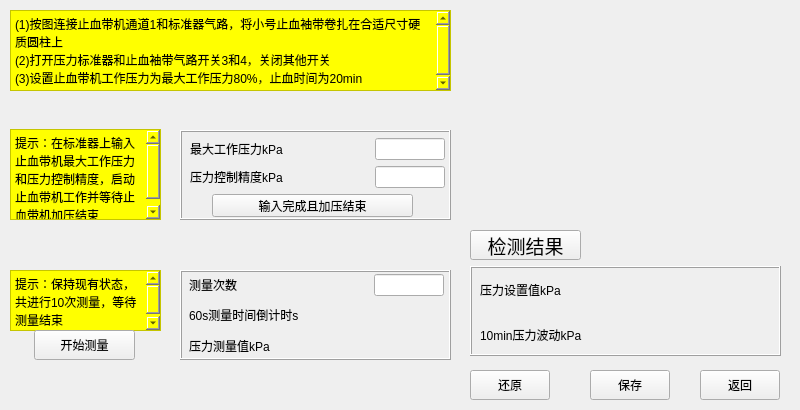
<?xml version="1.0" encoding="UTF-8"?>
<ui version="4.0">
 <class>Form</class>
 <widget class="QWidget" name="Form">
  <property name="geometry">
   <rect>
    <x>0</x>
    <y>0</y>
    <width>800</width>
    <height>410</height>
   </rect>
  </property>
  <property name="windowTitle">
   <string>Form</string>
  </property>
  <widget class="QTextBrowser" name="textBrowser_1">
   <property name="geometry">
    <rect>
     <x>10</x>
     <y>10</y>
     <width>441</width>
     <height>81</height>
    </rect>
   </property>
   <property name="styleSheet">
    <string notr="true">background-color:yellow
</string>
   </property>
   <property name="html">
    <string>&lt;!DOCTYPE HTML PUBLIC &quot;-//W3C//DTD HTML 4.0//EN&quot; &quot;http://www.w3.org/TR/REC-html40/strict.dtd&quot;&gt;
&lt;html&gt;&lt;head&gt;&lt;meta name=&quot;qrichtext&quot; content=&quot;1&quot; /&gt;&lt;style type=&quot;text/css&quot;&gt;
p, li { white-space: pre-wrap; }
&lt;/style&gt;&lt;/head&gt;&lt;body style=&quot; font-family:'SimSun'; font-size:9pt; font-weight:400; font-style:normal;&quot;&gt;
&lt;p style=&quot; margin-top:0px; margin-bottom:0px; margin-left:0px; margin-right:0px; -qt-block-indent:0; text-indent:0px;&quot;&gt;(1)按图连接止血带机通道1和标准器气路，将小号止血袖带卷扎在合适尺寸硬质圆柱上&lt;/p&gt;
&lt;p style=&quot; margin-top:0px; margin-bottom:0px; margin-left:0px; margin-right:0px; -qt-block-indent:0; text-indent:0px;&quot;&gt;(2)打开压力标准器和止血袖带气路开关3和4，关闭其他开关&lt;/p&gt;
&lt;p style=&quot; margin-top:0px; margin-bottom:0px; margin-left:0px; margin-right:0px; -qt-block-indent:0; text-indent:0px;&quot;&gt;(3)设置止血带机工作压力为最大工作压力80%，止血时间为20min&lt;/p&gt;&lt;/body&gt;&lt;/html&gt;</string>
   </property>
  </widget>
  <widget class="QTextBrowser" name="textBrowser_2">
   <property name="geometry">
    <rect>
     <x>10</x>
     <y>129</y>
     <width>151</width>
     <height>91</height>
    </rect>
   </property>
   <property name="styleSheet">
    <string notr="true">background-color:yellow</string>
   </property>
   <property name="html">
    <string>&lt;!DOCTYPE HTML PUBLIC &quot;-//W3C//DTD HTML 4.0//EN&quot; &quot;http://www.w3.org/TR/REC-html40/strict.dtd&quot;&gt;
&lt;html&gt;&lt;head&gt;&lt;meta name=&quot;qrichtext&quot; content=&quot;1&quot; /&gt;&lt;style type=&quot;text/css&quot;&gt;
p, li { white-space: pre-wrap; }
&lt;/style&gt;&lt;/head&gt;&lt;body style=&quot; font-family:'SimSun'; font-size:9pt; font-weight:400; font-style:normal;&quot;&gt;
&lt;p style=&quot; margin-top:0px; margin-bottom:0px; margin-left:0px; margin-right:0px; -qt-block-indent:0; text-indent:0px;&quot;&gt;提示：在标准器上输入止血带机最大工作压力和压力控制精度，启动止血带机工作并等待止血带机加压结束&lt;/p&gt;&lt;/body&gt;&lt;/html&gt;</string>
   </property>
  </widget>
  <widget class="QWidget" name="gridLayoutWidget_3">
   <property name="geometry">
    <rect>
     <x>190</x>
     <y>138</y>
     <width>255</width>
     <height>51</height>
    </rect>
   </property>
   <layout class="QGridLayout" name="gridLayout_3">
    <item row="0" column="1">
     <widget class="QLineEdit" name="lineEdit">
      <property name="sizePolicy">
       <sizepolicy hsizetype="Fixed" vsizetype="Fixed">
        <horstretch>0</horstretch>
        <verstretch>0</verstretch>
       </sizepolicy>
      </property>
      <property name="minimumSize">
       <size>
        <width>70</width>
        <height>0</height>
       </size>
      </property>
      <property name="maximumSize">
       <size>
        <width>70</width>
        <height>16777215</height>
       </size>
      </property>
     </widget>
    </item>
    <item row="1" column="1">
     <widget class="QLineEdit" name="lineEdit_3">
      <property name="sizePolicy">
       <sizepolicy hsizetype="Fixed" vsizetype="Fixed">
        <horstretch>0</horstretch>
        <verstretch>0</verstretch>
       </sizepolicy>
      </property>
      <property name="maximumSize">
       <size>
        <width>70</width>
        <height>16777215</height>
       </size>
      </property>
      <property name="sizeIncrement">
       <size>
        <width>70</width>
        <height>0</height>
       </size>
      </property>
     </widget>
    </item>
    <item row="0" column="0">
     <widget class="QLabel" name="label_4">
      <property name="text">
       <string>最大工作压力kPa</string>
      </property>
     </widget>
    </item>
    <item row="1" column="0">
     <widget class="QLabel" name="label_6">
      <property name="text">
       <string>压力控制精度kPa</string>
      </property>
     </widget>
    </item>
   </layout>
  </widget>
  <widget class="QFrame" name="frame_3">
   <property name="geometry">
    <rect>
     <x>180</x>
     <y>130</y>
     <width>271</width>
     <height>90</height>
    </rect>
   </property>
   <property name="frameShape">
    <enum>QFrame::Box</enum>
   </property>
   <property name="frameShadow">
    <enum>QFrame::Raised</enum>
   </property>
   <property name="lineWidth">
    <number>1</number>
   </property>
   <property name="midLineWidth">
    <number>0</number>
   </property>
   <widget class="QPushButton" name="pushButton">
    <property name="geometry">
     <rect>
      <x>32</x>
      <y>64</y>
      <width>201</width>
      <height>23</height>
     </rect>
    </property>
    <property name="text">
     <string>输入完成且加压结束</string>
    </property>
   </widget>
  </widget>
  <widget class="QTextBrowser" name="textBrowser_3">
   <property name="geometry">
    <rect>
     <x>10</x>
     <y>270</y>
     <width>151</width>
     <height>61</height>
    </rect>
   </property>
   <property name="styleSheet">
    <string notr="true">background-color:yellow
</string>
   </property>
   <property name="html">
    <string>&lt;!DOCTYPE HTML PUBLIC &quot;-//W3C//DTD HTML 4.0//EN&quot; &quot;http://www.w3.org/TR/REC-html40/strict.dtd&quot;&gt;
&lt;html&gt;&lt;head&gt;&lt;meta name=&quot;qrichtext&quot; content=&quot;1&quot; /&gt;&lt;style type=&quot;text/css&quot;&gt;
p, li { white-space: pre-wrap; }
&lt;/style&gt;&lt;/head&gt;&lt;body style=&quot; font-family:'SimSun'; font-size:9pt; font-weight:400; font-style:normal;&quot;&gt;
&lt;p style=&quot; margin-top:0px; margin-bottom:0px; margin-left:0px; margin-right:0px; -qt-block-indent:0; text-indent:0px;&quot;&gt;提示：保持现有状态，共进行10次测量，等待测量结束&lt;/p&gt;&lt;/body&gt;&lt;/html&gt;</string>
   </property>
  </widget>
  <widget class="QFrame" name="frame_4">
   <property name="geometry">
    <rect>
     <x>180</x>
     <y>270</y>
     <width>271</width>
     <height>90</height>
    </rect>
   </property>
   <property name="frameShape">
    <enum>QFrame::Box</enum>
   </property>
   <property name="frameShadow">
    <enum>QFrame::Raised</enum>
   </property>
   <property name="lineWidth">
    <number>1</number>
   </property>
   <property name="midLineWidth">
    <number>0</number>
   </property>
  </widget>
  <widget class="QWidget" name="gridLayoutWidget_4">
   <property name="geometry">
    <rect>
     <x>189</x>
     <y>274</y>
     <width>255</width>
     <height>84</height>
    </rect>
   </property>
   <layout class="QGridLayout" name="gridLayout_4">
    <item row="0" column="0">
     <widget class="QLabel" name="label_8">
      <property name="text">
       <string>测量次数</string>
      </property>
     </widget>
    </item>
    <item row="2" column="0">
     <widget class="QLabel" name="label_10">
      <property name="text">
       <string>压力测量值kPa</string>
      </property>
     </widget>
    </item>
    <item row="0" column="1">
     <widget class="QLineEdit" name="lineEdit_2">
      <property name="sizePolicy">
       <sizepolicy hsizetype="Fixed" vsizetype="Fixed">
        <horstretch>0</horstretch>
        <verstretch>0</verstretch>
       </sizepolicy>
      </property>
      <property name="maximumSize">
       <size>
        <width>70</width>
        <height>16777215</height>
       </size>
      </property>
      <property name="sizeIncrement">
       <size>
        <width>70</width>
        <height>0</height>
       </size>
      </property>
     </widget>
    </item>
    <item row="2" column="1">
     <widget class="QLabel" name="label_2">
      <property name="maximumSize">
       <size>
        <width>70</width>
        <height>16777215</height>
       </size>
      </property>
      <property name="sizeIncrement">
       <size>
        <width>70</width>
        <height>0</height>
       </size>
      </property>
      <property name="text">
       <string/>
      </property>
     </widget>
    </item>
    <item row="1" column="0">
     <widget class="QLabel" name="label_9">
      <property name="text">
       <string>60s测量时间倒计时s</string>
      </property>
     </widget>
    </item>
    <item row="1" column="1">
     <widget class="QLabel" name="label">
      <property name="maximumSize">
       <size>
        <width>70</width>
        <height>16777215</height>
       </size>
      </property>
      <property name="sizeIncrement">
       <size>
        <width>70</width>
        <height>0</height>
       </size>
      </property>
      <property name="text">
       <string/>
      </property>
     </widget>
    </item>
   </layout>
  </widget>
  <widget class="QPushButton" name="pushButton_2">
   <property name="geometry">
    <rect>
     <x>34</x>
     <y>330</y>
     <width>101</width>
     <height>30</height>
    </rect>
   </property>
   <property name="text">
    <string>开始测量</string>
   </property>
  </widget>
  <widget class="QLabel" name="label_png">
   <property name="geometry">
    <rect>
     <x>470</x>
     <y>10</y>
     <width>310</width>
     <height>210</height>
    </rect>
   </property>
   <property name="text">
    <string/>
   </property>
   <property name="pixmap">
    <pixmap resource="pic.qrc">:/resources/device.png</pixmap>
   </property>
   <property name="scaledContents">
    <bool>true</bool>
   </property>
  </widget>
  <widget class="QFrame" name="frame_5">
   <property name="geometry">
    <rect>
     <x>470</x>
     <y>266</y>
     <width>311</width>
     <height>90</height>
    </rect>
   </property>
   <property name="frameShape">
    <enum>QFrame::Box</enum>
   </property>
   <property name="frameShadow">
    <enum>QFrame::Raised</enum>
   </property>
   <property name="lineWidth">
    <number>1</number>
   </property>
   <property name="midLineWidth">
    <number>0</number>
   </property>
  </widget>
  <widget class="QWidget" name="gridLayoutWidget_5">
   <property name="geometry">
    <rect>
     <x>480</x>
     <y>270</y>
     <width>291</width>
     <height>84</height>
    </rect>
   </property>
   <layout class="QGridLayout" name="gridLayout_5">
    <item row="0" column="1">
     <widget class="QLabel" name="label_5">
      <property name="minimumSize">
       <size>
        <width>100</width>
        <height>0</height>
       </size>
      </property>
      <property name="maximumSize">
       <size>
        <width>100</width>
        <height>16777215</height>
       </size>
      </property>
      <property name="text">
       <string/>
      </property>
     </widget>
    </item>
    <item row="1" column="1">
     <widget class="QLabel" name="label_3">
      <property name="text">
       <string/>
      </property>
     </widget>
    </item>
    <item row="0" column="0">
     <widget class="QLabel" name="label_11">
      <property name="text">
       <string>压力设置值kPa</string>
      </property>
     </widget>
    </item>
    <item row="1" column="0">
     <widget class="QLabel" name="label_12">
      <property name="text">
       <string>10min压力波动kPa</string>
      </property>
     </widget>
    </item>
   </layout>
  </widget>
  <widget class="QPushButton" name="pushButton_clear">
   <property name="geometry">
    <rect>
     <x>470</x>
     <y>370</y>
     <width>80</width>
     <height>30</height>
    </rect>
   </property>
   <property name="text">
    <string>还原</string>
   </property>
  </widget>
  <widget class="QPushButton" name="pushButton_return">
   <property name="geometry">
    <rect>
     <x>700</x>
     <y>370</y>
     <width>80</width>
     <height>30</height>
    </rect>
   </property>
   <property name="text">
    <string>返回</string>
   </property>
  </widget>
  <widget class="QPushButton" name="pushButton_3">
   <property name="geometry">
    <rect>
     <x>470</x>
     <y>230</y>
     <width>111</width>
     <height>30</height>
    </rect>
   </property>
   <property name="font">
    <font>
     <family>Adobe Devanagari</family>
     <pointsize>14</pointsize>
    </font>
   </property>
   <property name="styleSheet">
    <string notr="true"/>
   </property>
   <property name="text">
    <string>检测结果</string>
   </property>
  </widget>
  <widget class="QPushButton" name="pushButton_save">
   <property name="geometry">
    <rect>
     <x>590</x>
     <y>370</y>
     <width>80</width>
     <height>30</height>
    </rect>
   </property>
   <property name="text">
    <string>保存</string>
   </property>
  </widget>
  <zorder>frame_3</zorder>
  <zorder>textBrowser_1</zorder>
  <zorder>textBrowser_2</zorder>
  <zorder>gridLayoutWidget_3</zorder>
  <zorder>textBrowser_3</zorder>
  <zorder>frame_4</zorder>
  <zorder>gridLayoutWidget_4</zorder>
  <zorder>pushButton_2</zorder>
  <zorder>label_png</zorder>
  <zorder>frame_5</zorder>
  <zorder>gridLayoutWidget_5</zorder>
  <zorder>pushButton_clear</zorder>
  <zorder>pushButton_return</zorder>
  <zorder>pushButton_3</zorder>
  <zorder>pushButton_save</zorder>
 </widget>
 <resources>
  <include location="pic.qrc"/>
 </resources>
 <connections/>
</ui>
